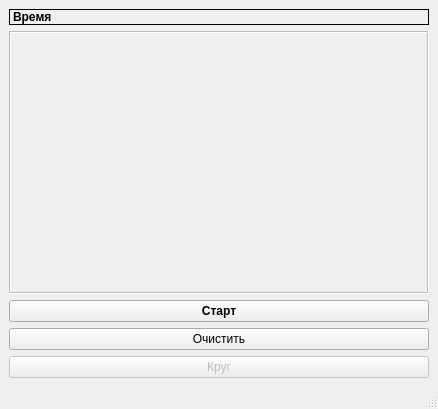
<?xml version="1.0" encoding="UTF-8"?>
<ui version="4.0">
 <class>MainWindow</class>
 <widget class="QMainWindow" name="MainWindow">
  <property name="geometry">
   <rect>
    <x>0</x>
    <y>0</y>
    <width>438</width>
    <height>409</height>
   </rect>
  </property>
  <property name="minimumSize">
   <size>
    <width>438</width>
    <height>409</height>
   </size>
  </property>
  <property name="maximumSize">
   <size>
    <width>438</width>
    <height>409</height>
   </size>
  </property>
  <property name="windowTitle">
   <string>Секундомер</string>
  </property>
  <widget class="QWidget" name="centralwidget">
   <layout class="QVBoxLayout" name="verticalLayout">
    <item>
     <widget class="QLabel" name="L_time">
      <property name="font">
       <font>
        <bold>true</bold>
       </font>
      </property>
      <property name="tabletTracking">
       <bool>false</bool>
      </property>
      <property name="acceptDrops">
       <bool>false</bool>
      </property>
      <property name="autoFillBackground">
       <bool>false</bool>
      </property>
      <property name="frameShape">
       <enum>QFrame::Shape::Box</enum>
      </property>
      <property name="midLineWidth">
       <number>0</number>
      </property>
      <property name="text">
       <string>Время</string>
      </property>
     </widget>
    </item>
    <item>
     <widget class="QTextBrowser" name="TB_Krug">
      <property name="enabled">
       <bool>false</bool>
      </property>
      <property name="frameShape">
       <enum>QFrame::Shape::Box</enum>
      </property>
      <property name="frameShadow">
       <enum>QFrame::Shadow::Sunken</enum>
      </property>
     </widget>
    </item>
    <item>
     <widget class="QPushButton" name="PB_Start">
      <property name="font">
       <font>
        <bold>true</bold>
       </font>
      </property>
      <property name="text">
       <string>Старт</string>
      </property>
      <property name="checkable">
       <bool>true</bool>
      </property>
     </widget>
    </item>
    <item>
     <widget class="QPushButton" name="PB_Clear">
      <property name="text">
       <string>Очистить</string>
      </property>
     </widget>
    </item>
    <item>
     <widget class="QPushButton" name="PB_Krug">
      <property name="enabled">
       <bool>false</bool>
      </property>
      <property name="text">
       <string>Круг</string>
      </property>
     </widget>
    </item>
   </layout>
  </widget>
  <widget class="QMenuBar" name="menubar">
   <property name="geometry">
    <rect>
     <x>0</x>
     <y>0</y>
     <width>438</width>
     <height>26</height>
    </rect>
   </property>
  </widget>
  <widget class="QStatusBar" name="statusbar"/>
 </widget>
 <tabstops>
  <tabstop>PB_Start</tabstop>
  <tabstop>PB_Clear</tabstop>
  <tabstop>PB_Krug</tabstop>
  <tabstop>TB_Krug</tabstop>
 </tabstops>
 <resources/>
 <connections/>
</ui>
